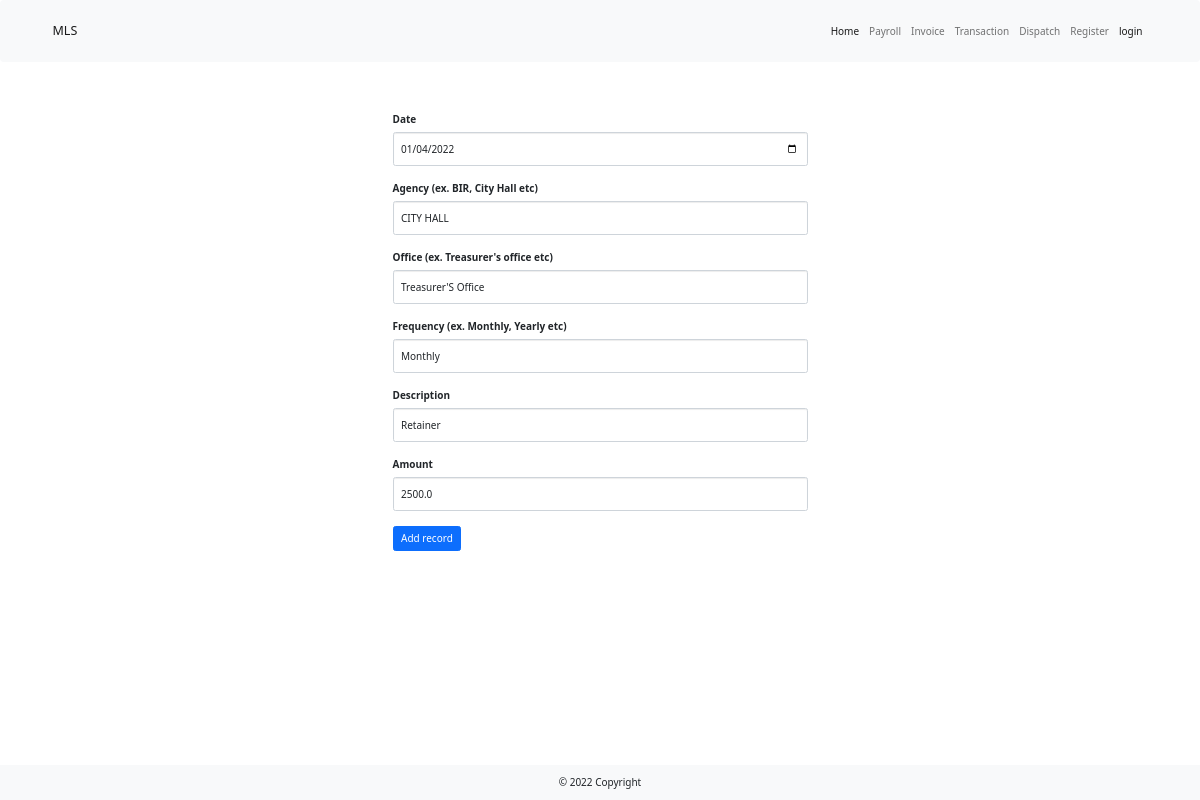
Before: /edit_admin/1 with the older database file.
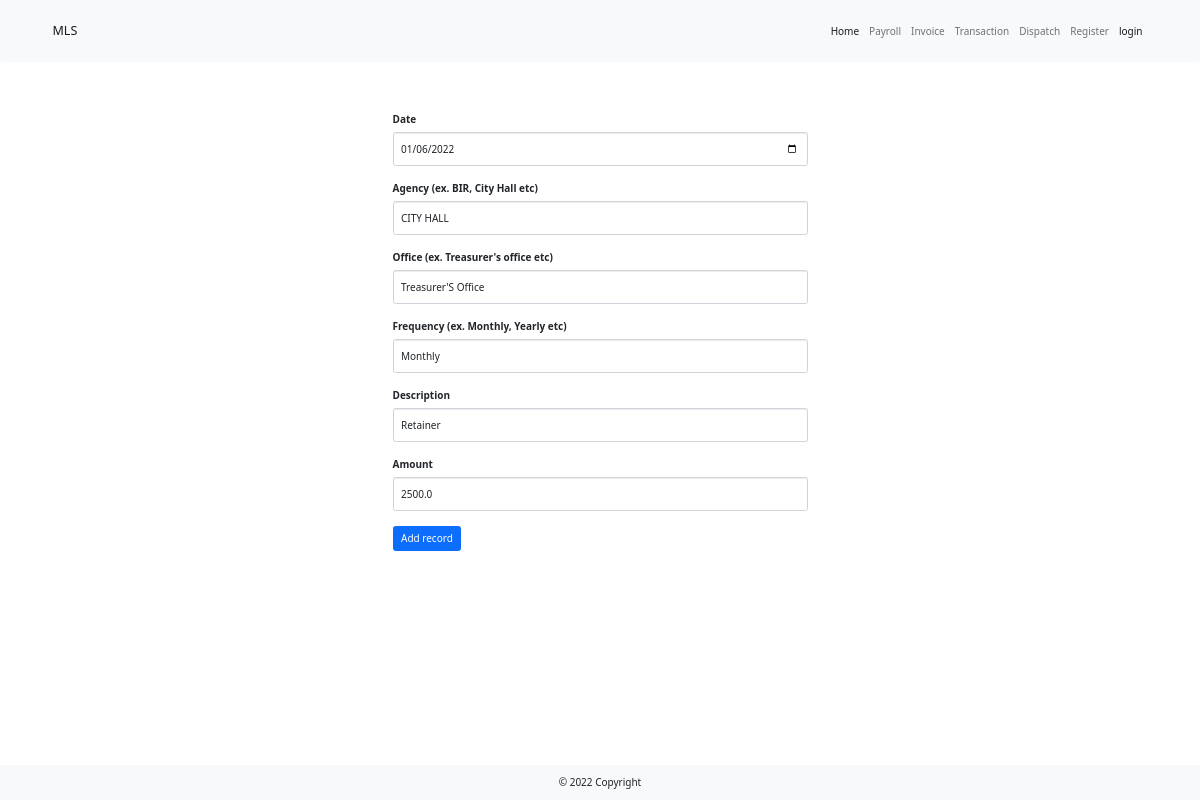
After: the same page with the newer database file.
### main.py (models this page shows)
class AdminExpenseTable(UserMixin, db.Model):
    __tablename__ = "admin"
    id = db.Column(db.Integer, primary_key=True, unique=True)
    date = db.Column(db.String(100), nullable=False)
    agency = db.Column(db.String(100), nullable=False)
    office = db.Column(db.String(100), nullable=False)
    frequency = db.Column(db.String(100), nullable=False)
    description = db.Column(db.String(250), nullable=False)
    amount = db.Column(db.Float(precision=1))
    encoded_by = db.Column(db.String(100))
    encoder_id = db.Column(db.Integer, db.ForeignKey("users.id"))
    encoder = relationship("UserTable", back_populates="admin_exp")
    date_settled = db.Column(db.String(100))

### main.py (the view, shortened to what this page needs)
@app.route("/edit_admin/<int:admin_id>", methods=["Get", "Post"])
def edit_admin(admin_id):
    admin_to_edit = AdminExpenseTable.query.get(admin_id)
    edit_form = AdminExpenseForm(
        date=datetime.strptime(admin_to_edit.date, "%Y-%m-%d-%a"),
        agency=admin_to_edit.agency,
        office=admin_to_edit.office,
        frequency=admin_to_edit.frequency,
        description=admin_to_edit.description,
        amount=admin_to_edit.amount
    )
    return render_template("admin_input.html", form=edit_form)

### _forms.py
class AdminExpenseForm(FlaskForm):
    date = DateField("Date", validators=[InputRequired()])
    agency = StringField("Agency (ex. BIR, City Hall etc)", validators=[InputRequired()])
    office = StringField("Office (ex. Treasurer's office etc)", validators=[InputRequired()])
    frequency = StringField("Frequency (ex. Monthly, Yearly etc)", validators=[InputRequired()])
    description = StringField("Description", validators=[InputRequired()])
    amount = FloatField("Amount", validators=[InputRequired()])
    submit = SubmitField("Add record")

### templates/admin_input.html (shortened to what this page needs)
{% extends 'bootstrap/base.html' %}
{% import "bootstrap/wtf.html" as wtf %}
{% block content%}
    {% include '_header.html' %}
    <div class="container mb-5">
        <div class="row justify-content-center">
            <div class="col col-lg-5 col-md-8 px-5 g-5 m-5">
                {{ wtf.quick_form(form, novalidate=True, button_map={"submit": "primary"}) }}
            </div>
        </div>
    </div>
 {% include '_footer.html' %}
{% endblock%}

Changed rows visible on the page:
changed AdminExpenseTable "CITY HALL": date "01/04/2022" → "01/06/2022"
